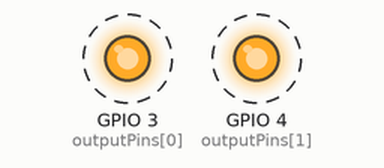
Recording of a program running on a simulated Raspberry Pi (BCM pin numbers). Parts: output pins drawn as LEDs (lit = HIGH). Dashed ring = blinking. The clock reads 2024-03-15 10:24:30 at power-on unless the program sets it.

Above: at 0.5 s.
Timing chart, 0 to 4.6 s (numbered marks = the images above):
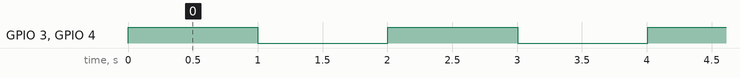

The program:

b.py
```python
import RPi.GPIO as GPIO
import time

outputPins = [3, 4]
lastTimes = [0, 0]
delays = [1000, 1000]

GPIO.setmode(GPIO.BCM)
for i in range(2):
    GPIO.setup(outputPins[i], GPIO.OUT)

# Geeft de tijd dat de applicatie draait terug in milliseconden
def millis():
    return time.time() * 1000

def loop():
    global lastTimes
    for i in range(2):
        # Als er een set aantal milliseconden gepasseerd is sinds de laatste keer
        if millis() - lastTimes[i] >= delays[i]:
            lastTimes[i] = millis()
            if GPIO.input(outputPins[i]):
                GPIO.output(outputPins[i], GPIO.LOW)
            else:
                GPIO.output(outputPins[i], GPIO.HIGH)

while True:
    loop()
```

Measured:
- by itself, GPIO 3 (outputPins[0]), GPIO 4 (outputPins[1]): alternates HIGH for 1.0 s and LOW for 1.0 s
